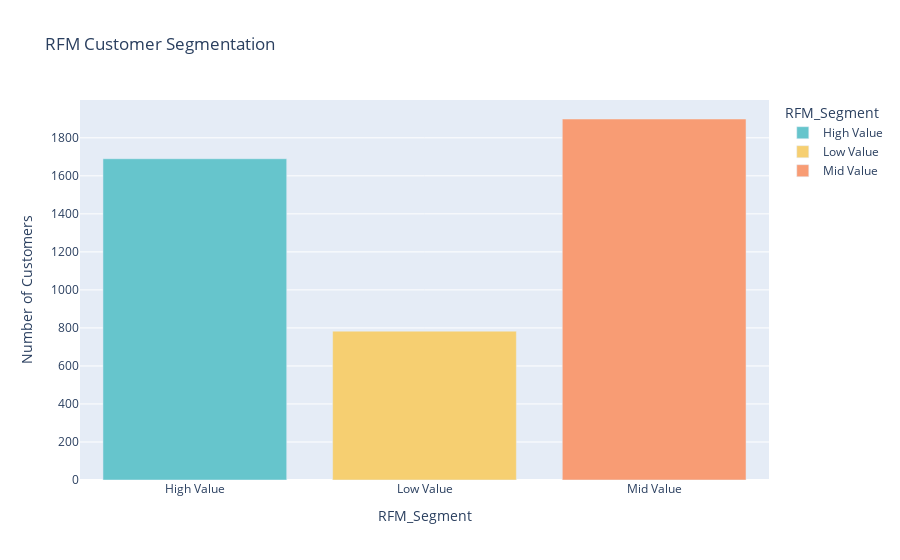

Source (notebook cell):
### Code cell
#Creating a chart to view the customer segments

fig = px.bar(segment_counts,
             x='RFM_Segment',
             y='Count',
             title='RFM Customer Segmentation',
             labels={'RFM_Segments': 'RFM Segment', 'Count': 'Number of Customers'},
             color='RFM_Segment',
             color_discrete_sequence=px.colors.qualitative.Pastel
             )
fig.show()

### Figure 1 — Plotly figure (JSON) as saved in the notebook; plotly's stock layout.template omitted (floating-point values rounded to 4 significant figures)
{"data": [{"alignmentgroup": "True", "hovertemplate": "RFM_Segment=%{x}<br>Number of Customers=%{y}<extra></extra>", "legendgroup": "High Value", "marker": {"color": "rgb(102, 197, 204)", "pattern": {"shape": ""}}, "name": "High Value", "offsetgroup": "High Value", "orientation": "v", "showlegend": true, "textposition": "auto", "type": "bar", "x": ["High Value"], "xaxis": "x", "y": [1690], "yaxis": "y"}, {"alignmentgroup": "True", "hovertemplate": "RFM_Segment=%{x}<br>Number of Customers=%{y}<extra></extra>", "legendgroup": "Low Value", "marker": {"color": "rgb(246, 207, 113)", "pattern": {"shape": ""}}, "name": "Low Value", "offsetgroup": "Low Value", "orientation": "v", "showlegend": true, "textposition": "auto", "type": "bar", "x": ["Low Value"], "xaxis": "x", "y": [783], "yaxis": "y"}, {"alignmentgroup": "True", "hovertemplate": "RFM_Segment=%{x}<br>Number of Customers=%{y}<extra></extra>", "legendgroup": "Mid Value", "marker": {"color": "rgb(248, 156, 116)", "pattern": {"shape": ""}}, "name": "Mid Value", "offsetgroup": "Mid Value", "orientation": "v", "showlegend": true, "textposition": "auto", "type": "bar", "x": ["Mid Value"], "xaxis": "x", "y": [1899], "yaxis": "y"}], "layout": {"barmode": "relative", "legend": {"title": {"text": "RFM_Segment"}, "tracegroupgap": 0}, "title": {"text": "RFM Customer Segmentation"}, "xaxis": {"anchor": "y", "categoryarray": ["High Value", "Low Value", "Mid Value"], "categoryorder": "array", "domain": [0, 1], "title": {"text": "RFM_Segment"}}, "yaxis": {"anchor": "x", "domain": [0, 1], "title": {"text": "Number of Customers"}}}}
